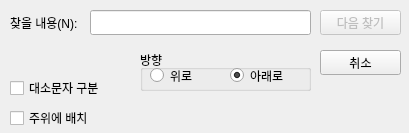
<?xml version="1.0" encoding="UTF-8"?>
<ui version="4.0">
 <class>Dialog</class>
 <widget class="QDialog" name="Dialog">
  <property name="geometry">
   <rect>
    <x>0</x>
    <y>0</y>
    <width>409</width>
    <height>133</height>
   </rect>
  </property>
  <property name="windowTitle">
   <string>찾기</string>
  </property>
  <widget class="QPushButton" name="pushButton_findnext">
   <property name="enabled">
    <bool>false</bool>
   </property>
   <property name="geometry">
    <rect>
     <x>320</x>
     <y>10</y>
     <width>81</width>
     <height>25</height>
    </rect>
   </property>
   <property name="text">
    <string>다음 찾기</string>
   </property>
  </widget>
  <widget class="QPushButton" name="pushButton_cancle">
   <property name="geometry">
    <rect>
     <x>320</x>
     <y>50</y>
     <width>81</width>
     <height>25</height>
    </rect>
   </property>
   <property name="text">
    <string>취소</string>
   </property>
  </widget>
  <widget class="QCheckBox" name="checkBox_CaseSensitive">
   <property name="geometry">
    <rect>
     <x>10</x>
     <y>80</y>
     <width>101</width>
     <height>16</height>
    </rect>
   </property>
   <property name="text">
    <string>대소문자 구분</string>
   </property>
  </widget>
  <widget class="QCheckBox" name="checkBox_2">
   <property name="geometry">
    <rect>
     <x>10</x>
     <y>110</y>
     <width>101</width>
     <height>16</height>
    </rect>
   </property>
   <property name="text">
    <string>주위에 배치</string>
   </property>
  </widget>
  <widget class="QLineEdit" name="lineEdit">
   <property name="geometry">
    <rect>
     <x>90</x>
     <y>10</y>
     <width>221</width>
     <height>25</height>
    </rect>
   </property>
   <property name="minimumSize">
    <size>
     <width>140</width>
     <height>0</height>
    </size>
   </property>
  </widget>
  <widget class="QLabel" name="label">
   <property name="geometry">
    <rect>
     <x>10</x>
     <y>10</y>
     <width>75</width>
     <height>25</height>
    </rect>
   </property>
   <property name="text">
    <string>찾을 내용(N):</string>
   </property>
  </widget>
  <widget class="QGroupBox" name="groupBox">
   <property name="geometry">
    <rect>
     <x>140</x>
     <y>50</y>
     <width>171</width>
     <height>41</height>
    </rect>
   </property>
   <property name="title">
    <string>방향</string>
   </property>
   <widget class="QRadioButton" name="radioButton">
    <property name="geometry">
     <rect>
      <x>10</x>
      <y>10</y>
      <width>61</width>
      <height>31</height>
     </rect>
    </property>
    <property name="text">
     <string>위로</string>
    </property>
    <property name="checked">
     <bool>false</bool>
    </property>
   </widget>
   <widget class="QRadioButton" name="radioButton_2">
    <property name="geometry">
     <rect>
      <x>90</x>
      <y>10</y>
      <width>61</width>
      <height>31</height>
     </rect>
    </property>
    <property name="text">
     <string>아래로</string>
    </property>
    <property name="checked">
     <bool>true</bool>
    </property>
   </widget>
  </widget>
 </widget>
 <resources/>
 <connections/>
</ui>
